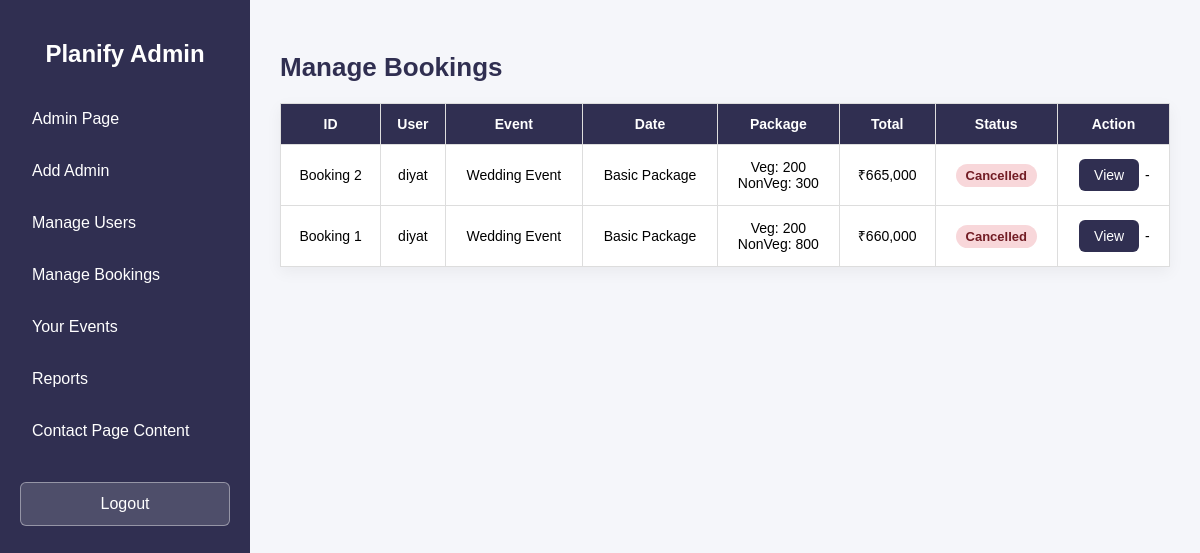
Before: /admin/manage_bookings.php (signed in) with the older database file.
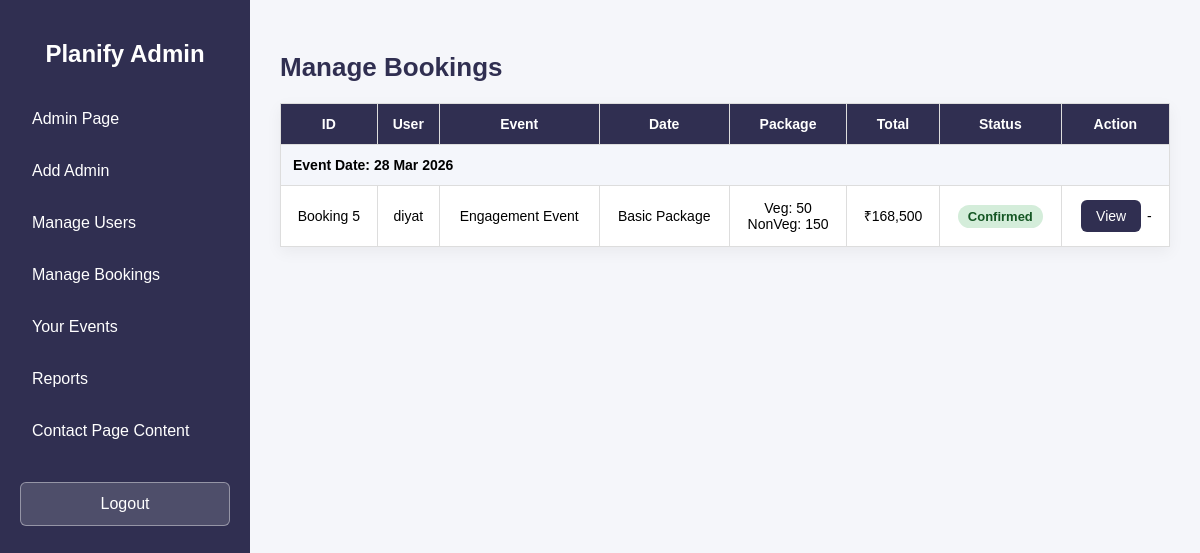
After: the same page with the newer database file.
### tables this page shows
CREATE TABLE `bookings` (
  `id` int(11) NOT NULL,
  `user_id` int(11) NOT NULL,
  `event_id` int(11) NOT NULL,
  `package_name` varchar(50) DEFAULT NULL,
  `package_price` decimal(10,2) DEFAULT NULL,
  `guests` int(11) DEFAULT NULL,
  `veg_qty` int(11) DEFAULT NULL,
  `nonveg_qty` int(11) DEFAULT NULL,
  `event_date` date DEFAULT NULL,
  `total_amount` decimal(10,2) DEFAULT NULL,
  `advance_amount` decimal(10,2) DEFAULT NULL,
  `remaining_amount` decimal(10,2) DEFAULT NULL,
  `status` varchar(20) DEFAULT 'Pending',
  `booking_date` timestamp NOT NULL DEFAULT current_timestamp()
);

CREATE TABLE `users` (
  `id` int(11) NOT NULL,
  `username` varchar(100) NOT NULL,
  `email` varchar(150) NOT NULL,
  `phone` varchar(15) NOT NULL,
  `password` varchar(255) NOT NULL,
  `created_at` timestamp NOT NULL DEFAULT current_timestamp()
);

CREATE TABLE `events` (
  `id` int(11) NOT NULL,
  `event_name` varchar(100) NOT NULL,
  `description` text NOT NULL,
  `image` varchar(255) DEFAULT NULL
);

### admin/manage_bookings.php (the view, shortened to what this page needs)
<?php
require_once "../config/db.php";
$query = "
SELECT
    b.id,
    b.event_date,
    b.package_name,
    b.total_amount,
    b.veg_qty,
    b.nonveg_qty,
    b.status,
    u.username AS user_name,
    e.event_name
FROM bookings b
JOIN users u ON b.user_id = u.id
JOIN events e ON b.event_id = e.id
ORDER BY b.event_date ASC, b.id DESC
";
$result = mysqli_query($conn, $query);
?>
<!DOCTYPE html>
<html lang="en">
<head>
    <link rel="stylesheet" href="admin.css">
</head>
<body>
    <?php include("admin_header.php"); ?>
    <?php include("admin_sidebar.php"); ?>
    <div class="main-content">
        <h2 class="page-title">Manage Bookings</h2>
        <table>
            <thead>
                <tr>
                    <th>ID</th>
                    <th>User</th>
                    <th>Event</th>
                    <th>Date</th>
                    <th>Package</th>
                    <th>Total</th>
                    <th>Status</th>
                    <th>Action</th>
                </tr>
            </thead>
            <tbody>
                <?php
                $current_date = null;
                while ($row = mysqli_fetch_assoc($result)) {
                    if ($current_date != $row['event_date']) {
                        $current_date = $row['event_date'];
                ?>
                        <tr style="background:#f4f6fb;">
                            <td colspan="8" style="font-weight:bold; text-align:left;">
                                Event Date: <?php echo date("d M Y", strtotime($current_date)); ?>
                            </td>
                        </tr>
                    <?php } ?>
                    <tr>
                        <td>Booking <?php echo $row['id']; ?></td>
                        <td><?php echo htmlspecialchars($row['user_name']); ?></td>
                        <td><?php echo htmlspecialchars($row['event_name']); ?></td>
                        <td><?php echo htmlspecialchars($row['package_name']); ?></td>
                        <td>Veg: <?php echo $row['veg_qty']; ?> <br>
                            NonVeg: <?php echo $row['nonveg_qty']; ?>
                        </td>
                        <td>₹<?php echo number_format($row['total_amount']); ?></td>
                        <td>
                            <?php if ($row['status'] == 'Pending') { ?>
                                <span class="status-pending">Pending</span>
                            <?php } elseif ($row['status'] == 'Confirmed') { ?>
                                <span class="status-confirmed">Confirmed</span>
                            <?php } else { ?>
                                <span class="status-cancelled">Cancelled</span>
                            <?php } ?>
                        </td>
                        <td>
                            <a href="booking_details.php?id=<?php echo $row['id']; ?>" class="btn">
                                View
                            </a>
                            <?php if ($row['status'] == 'Pending') { ?>
                                <a href="?action=confirm&id=<?php echo $row['id']; ?>"
                                    class="btn confirm"
                                    onclick="return confirm('Confirm this booking?');">
                                    Confirm
                                </a>
                                <a href="?action=cancel&id=<?php echo $row['id']; ?>"
                                    class="btn cancel"
                                    onclick="return confirm('Cancel this booking?');">
                                    Cancel
                                </a>
                            <?php } else { ?>
                                -
                            <?php } ?>
                        </td>
                    </tr>
                <?php } ?>
            </tbody>
        </table>
    </div>
    <?php include("admin_footer.php"); ?>
</body>
</html>

Changed rows visible on the page:
removed bookings: id "2", user.username "diyat", event.event_name "Wedding Event", package_name "Basic Package", veg_qty "200", nonveg_qty "300", total_amount "665,000", status "Cancelled"
removed bookings: id "1", user.username "diyat", event.event_name "Wedding Event", package_name "Basic Package", veg_qty "200", nonveg_qty "800", total_amount "660,000", status "Cancelled"
added bookings: event_date "28 Mar 2026", id "5", user.username "diyat", event.event_name "Engagement Event", package_name "Basic Package", veg_qty "50", nonveg_qty "150", total_amount "168,500", status "Confirmed"
